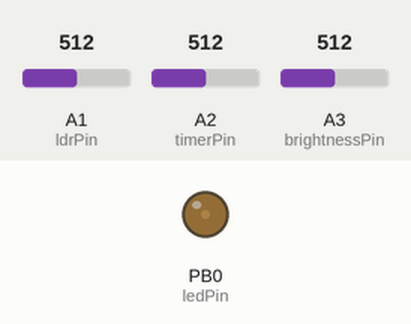
Simulated run of this sketch. Board: ATtiny85, built with avr-gcc and run on an emulated ATtiny85. On the bench: output pins drawn as LEDs (lit = HIGH). Inputs (shaded band) come from the test bench; at power-on: A1 (ldrPin) = 512, A2 (timerPin) = 512, A3 (brightnessPin) = 512.

Above: at 1.7 s.
1.8 s: A1 (ldrPin) set to 269
4.4 s: A1 (ldrPin) set to 236
At 6.8 s:
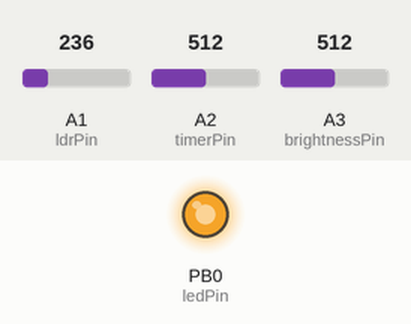
Timing chart, 0 to 8.3 s (numbered marks = the images above; inputs shaded):
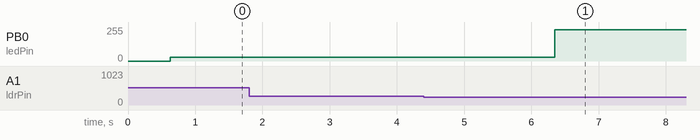

Measured:
- the behaviour switches between 251 and 250 on A1 (ldrPin) (found by bisection; images 0 and 1)
- after the input at 1.8 s, every drawn part: stays the same
- after the input at 4.4 s, PB0 (ledPin): 30/255 → 234/255 after 2.0 s

The sketch:

Sensor_PCB_Attiny85_ver_1_testing.ino
```cpp
/*
Day night IR sensor shield 5/04/13 Trobb

 Please enjoy my dodgy code!

 I am not a programmer by any means!

 Feel free to improve on it!

 Check out http://www.tobyrobb.com

 Written with Arduino IDE V.1.0.1

 $VER1.0b

 Version 1.0b for the Attiny 85 mini 3 LED Sensor Widget Board

 DEBUG VERSION!!!!

this version does a double flash when in the check LDR routine.


TO DO


  */

#include <avr/wdt.h>  // include the watchdog timer library

#define ldrPin A1    // LDR light sensor
#define irPin 1      // IR movement sensor pin
#define timerPin A2  // Pin the timer potentiometer is connected to
#define brightnessPin A3  // Pin the timer potentiometer is connected to

#define ledPin 0     // Output for LED
#define timerGain 1  // the amount of timer delay gain to add to the timerPot. 10 is a normal value

boolean running = false;  // BOOLEAN value to decide wether we are dark and running

int DUSK = 250;    // Value to trigger the low light condition
int DAWN = 270;    // Value to trigger the bright light condition

float brightnessPot = 0;  // a variable to hold the brightness pot value
float brightness = 0;    // A variable to hold the brightness value itself for the LED

float delayPot = 0;   // A variable to hold the value of the delay on time
float delayTime = 0;    // This is the exact value of the timer delay

long previousMillis = 0;        // will store last time we checked the LDR
long interval = 3000;           // interval at which to check the LDR (milliseconds)

void setup() {
  wdt_enable(WDTO_8S);      // begin watchdog timer

// initialize the IO.

  pinMode(ledPin, OUTPUT);
  pinMode(irPin, INPUT);
  pinMode(ldrPin, INPUT);
  pinMode(timerPin, INPUT);
  pinMode(brightnessPin, INPUT);
  digitalWrite(ledPin, LOW);   // start with LED off
  digitalWrite(irPin, LOW);   // no PULLUPS

  wdt_reset();    //make sure we reset watchdog timer to prevent endless resetting

 //lets flash the led

  for(int i = 0; i <=255;i++){
    analogWrite(ledPin,i);
    delay(1);

    }

  for(int i = 255; i >=0;i--){
    analogWrite(ledPin,i);
   delay(1);

   }


// Setup is complete!!

  wdt_reset();    //make sure we reset watchdog timer to prevent endless resetting
}

void loop(){

    wdt_reset();    //make sure we reset watchdog timer to prevent endless resetting
    checkLdr();
    checkBrightness();
    checkDelay();

  while(running){
    checkDelay();

    analogWrite(ledPin,brightness);
    for(int i = 0; i <= delayTime; i++){
    delay(1);
    wdt_reset();    //make sure we reset watchdog timer to prevent endless resetting
    checkLdr();
    checkBrightness();

  }
  }


    wdt_reset();    //make sure we reset watchdog timer to prevent endless resetting
analogWrite(ledPin,30);
 }


void checkLdr(){

  // check to see if it's time to read the LDR;

  unsigned long currentMillis = millis();    // difference between the current time and last time

  if(currentMillis - previousMillis > interval) {  // if THIS time is an INTERVAL longer than LAST time
     previousMillis = currentMillis;         // save the last time you checked the LDR

 // go ahead and check the LDR

  if(analogRead(ldrPin)>=DAWN){
     running = false;      // set the RUNNING flag to OFF
     }
  if(analogRead(ldrPin)<=DUSK){
     running = true;       // set the RUNNING flag to ON
     }
}      // end of if statement

  wdt_reset();    //make sure we reset watchdog timer to prevent endless resetting

}

void checkBrightness(){
 // lets average the brightness pot

  for(int i =1; i <=10; i++){
    brightnessPot = brightnessPot + analogRead(brightnessPin);
    delay(5);  // adc settle time
  }
  brightness = map((brightnessPot/10), 0, 1023, 0, 255);
    wdt_reset();    //make sure we reset watchdog timer to prevent endless resetting


}

void checkDelay(){
 // lets average the brightness pot

  for(int i =1; i <=10; i++){
    delayPot = delayPot + analogRead(timerPin);
    delay(5);  // adc settle time
  }
    delayTime = (delayPot/10);    // A variable to hold the brightness value itself for the LED
      wdt_reset();    //make sure we reset watchdog timer to prevent endless resetting

}
```
